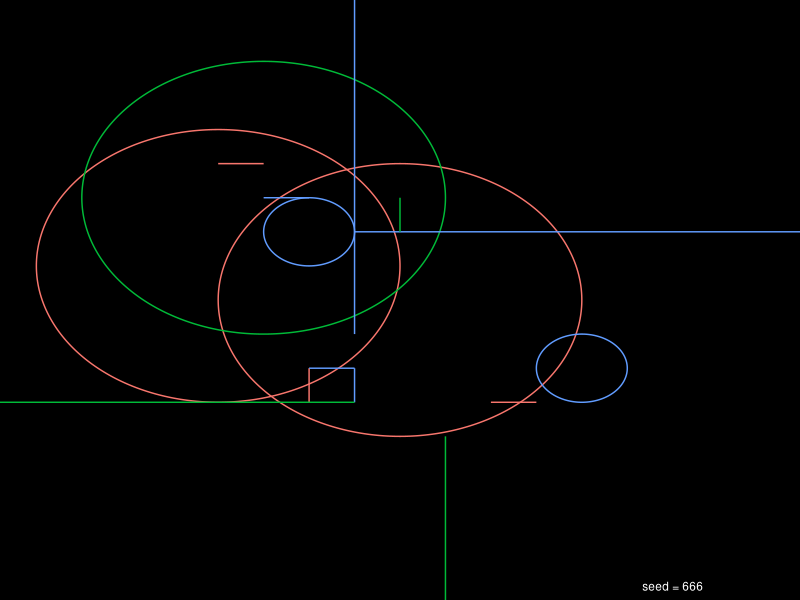

The R source for this figure:
## ---- chunk 1
library(tidyverse)
library(ggforce)
## ---- chunk 2
circles <- function(n = 3, seed = NULL) {
  set.seed(seed)
  z <- seq(1, 3, 0.25)
  x0 <- sample(z, n, replace  =TRUE)
  y0 <- sample(z, n, replace = TRUE)
  r <-  sample(c(0.25, 1, 0.25), n, replace = TRUE)
  colors <- sample(1:3, n, replace = TRUE) |> factor()
  df <- tibble(x0 = x0, y0 = y0, r = r)
  
  ggforce::geom_circle(
    data = df,
    mapping = aes(x0 = x0, y0 = y0, r = r, color = colors),
    fill = NA,
    inherit.aes = FALSE
  )
}
## ---- chunk 3
lines <- function(n = 5, seed = NULL){
   z <- seq(1, 3, 0.25)
  x0 <- sample(z, n, replace = TRUE)
  y0 <- sample(z, n, replace = TRUE)
  l <-  sample(c(0.25, 3, 0.25), n, replace = TRUE)
  xy <- sample(c(0,1), n, replace = TRUE)
  dir <- sample(c(-1,1), n, replace = TRUE)
  colors <- sample(1:3, n, replace = TRUE) |> factor()
  tibble(x0 = x0, y0=y0, l = l, x = xy, dir = dir, color = colors) |> 
  mutate(y = as.numeric((x == 0))) |> 
   mutate(x1 = x0 + x * dir * l,
         y1 = y0 + y * dir * l) |>
    geom_segment(mapping = aes(x = x0, y = y0, xend = x1, yend = y1, color = colors), inherit.aes = FALSE)

}
## ---- chunk 4
ggplot() +
  circles(n = 5, seed = 666) +
  lines(n = 11, seed = 666) +
  coord_cartesian(xlim = c(0,4), ylim = c(0,4))  +
  theme_void()+
  theme(legend.position = "none",
        plot.background = element_rect(color = "black",
        fill = "black")) +
  annotate("text", x = 3.5, y = -0.1,
            size = 3,
            label = "seed = 666", 
            color = "white")
